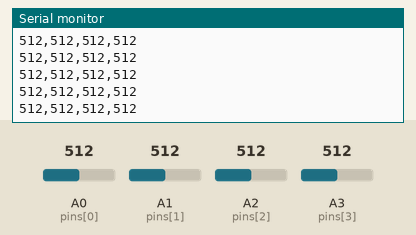
The sketch below on a simulated Arduino Uno, built with avr-gcc and run on an emulated ATmega328P. Shown: the last lines printed to the serial monitor. Inputs (shaded band) come from the test bench; at power-on: A3 (pins[3]) = 512, A0 (pins[0]) = 512, A1 (pins[1]) = 512, A2 (pins[2]) = 512.

Above: at 1.2 s.
1.3 s: A3 (pins[3]) set to 104
At 1.9 s:
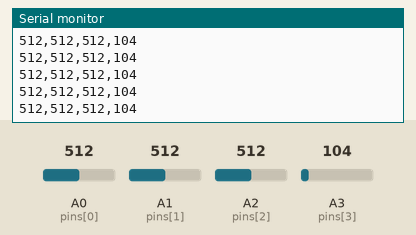
2.8 s: A3 (pins[3]) set to 89
At 3.7 s:
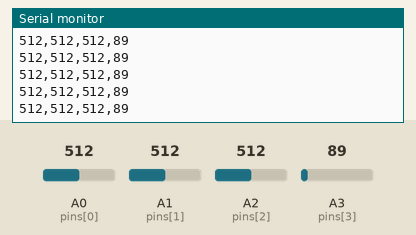
Timing chart, 0 to 5.8 s (numbered marks = the images above; inputs shaded):
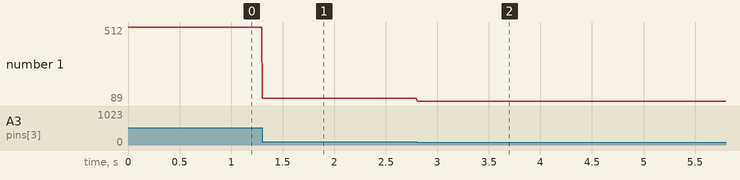

Measured:
- after the input at 1.3 s, the serial monitor: prints a new line at once (image 1)
- after the input at 2.8 s, the serial monitor: prints a new line at once (image 2)
- plotted number 1: 512 → 104 after the input at 1.3 s, 104 → 89 after the input at 2.8 s

The sketch:

Gen3setup.ino
```cpp
// Deep Physical Reservoir Ver 3.0 - Data Acquisition (Leonardo対応版)
const int numChannels = 4;
const int pins[] = {A0, A1, A2, A3};

void setup() {
  // 通信速度を高速に設定
  Serial.begin(115200);

  // ※Leonardo特有の処理：シリアルポートが開くまで待機する
  while (!Serial) {
    ; // PC側でPythonやシリアルモニタが開くまでここで待機します
  }
}

void loop() {
  // 4つのノード(E, F, G, H)の電圧を読み取る
  for (int i = 0; i < numChannels; i++) {
    Serial.print(analogRead(pins[i]));

    // 最後のデータ以外はカンマで区切る
    if (i < numChannels - 1) {
      Serial.print(",");
    }
  }
  Serial.println(); // 改行して1セット完了

  // サンプリングレート調整（約200Hz = 5ms）
  delay(5);
}
```
